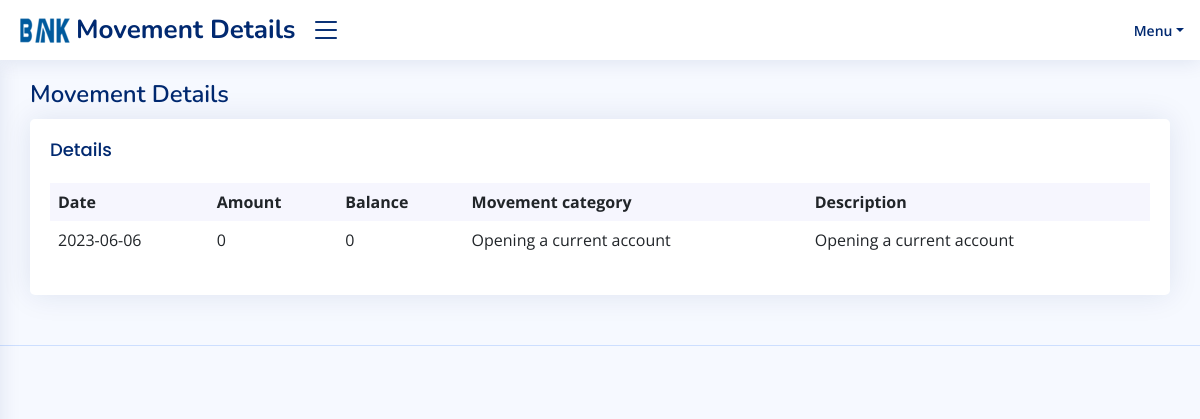
/php/movementdetail.php?MovimentoID=57 (signed in), run on the app's committed database.
### tables this page shows
CREATE TABLE `TMovimentiContoCorrente` (
  `MovimentoID` int NOT NULL,
  `ContoCorrenteID` int NOT NULL,
  `Data` date NOT NULL,
  `Importo` float NOT NULL,
  `Saldo` float NOT NULL,
  `CategoriaMovimentoID` int DEFAULT NULL,
  `DescrizioneEstesa` text NOT NULL
);

CREATE TABLE `TCategorieMovimenti` (
  `CategoriaMovimentoID` int NOT NULL,
  `NomeCategoria` text NOT NULL,
  `Tipologia` text NOT NULL
);

### php/movementdetail.php (the view, shortened to what this page needs)
<html lang="en">
<head>
    <link href="assets/vendor/bootstrap/css/bootstrap.min.css" rel="stylesheet">
    <link href="assets/vendor/bootstrap-icons/bootstrap-icons.css" rel="stylesheet">
    <link href="assets/vendor/boxicons/css/boxicons.min.css" rel="stylesheet">
    <link href="assets/vendor/quill/quill.snow.css" rel="stylesheet">
    <link href="assets/vendor/quill/quill.bubble.css" rel="stylesheet">
    <link href="assets/vendor/remixicon/remixicon.css" rel="stylesheet">
    <link href="assets/vendor/simple-datatables/style.css" rel="stylesheet">
    <link href="assets/css/style.css" rel="stylesheet">
</head>
<body class="toggle-sidebar">
    <header id="header" class="header fixed-top d-flex align-items-center">
        <div class="d-flex align-items-center justify-content-between">
            <a href="personal_area.php" class="logo d-flex align-items-center">
                <img src="assets/img/logo.png" alt="">
                <span class="d-none d-lg-block">Movement Details</span>
            </a>
            <i class="bi bi-list toggle-sidebar-btn"></i>
        </div>
    <nav class="header-nav ms-auto">
      <ul class="d-flex align-items-center">
        <li class="nav-item dropdown pe-3">
          <a class="nav-link nav-profile d-flex align-items-center pe-0" href="#" data-bs-toggle="dropdown">
            <span class="d-none d-md-block dropdown-toggle ps-2">Menu</span>
          </a>
        </li>
      </ul>
    </nav>
    </header>
    <main id="main" class="main">
        <div class="pagetitle">
            <h1>Movement Details
            </h1>
        </div>
        <section class="section dashboard">
            <div class="row">
                <div class="col-lg-12">
                    <div class="row">
                        <div class="col-12">
                            <div class="card recent-sales overflow-auto">
                                <div class="card-body">
                                    <h5 class="card-title">Details </h5>
                                    <table class="table table-borderless datatable">
                                        <thead>
                                            <tr>
                                                <th scope="col">Date</th>
                                                <th scope="col">Amount</th>
                                                <th scope="col">Balance</th>
                                                <th scope="col">Movement category</th>
                                                <th scope="col">Description</th>
                                            </tr>
                                        </thead>
                                        <tbody>
                                          <?php
                          $conn=mysqli_connect("127.0.0.1","ccgroup3","f2b5rfFQhhgA","my_ccgroup3");
                          $contoID=$_SESSION["contoID"];
                          $movimentoid=isset($_GET['MovimentoID']) ? $_GET['MovimentoID'] : 'Error MovimentoID is missing';
                            $sqlid="SELECT `ContoCorrenteID` FROM `TMovimentiContoCorrente` WHERE `MovimentoID` = ?";
                            $sqij = $conn->prepare($sqlid);
                            $sqij->bind_param("i", $movimentoid);
                            $sqij->execute();
                            $resultID = $sqij->get_result();
                            $testID=$resultID->fetch_assoc();
                            $sqltable = $conn->prepare("SELECT TC.DescrizioneEstesa, TC.Saldo, TC.Data, TC.Importo, CM.NomeCategoria FROM TMovimentiContoCorrente TC JOIN TCategorieMovimenti CM ON TC.CategoriaMovimentoID = CM.CategoriaMovimentoID WHERE TC.MovimentoID = ? ORDER BY TC.Data DESC LIMIT 1");
                            $sqltable->bind_param("i",$movimentoid);
                            $sqltable->execute();
                            $result = $sqltable->get_result();
                            if($contoID==$testID["ContoCorrenteID"]){
                            while($row=$result->fetch_assoc()){
                              echo("<tr>");
                              $recorData="<td>".$row["Data"]."</td>";
                              $recordImport="<td>".$row["Importo"]."</td>";
                              $recordBalance="<td>".$row["Saldo"]."</td>";
                              $recordCategoria="<td>".$row["NomeCategoria"]."</td>";
                              $recordDescrizione="<td>".$row["DescrizioneEstesa"]."</td>";
                              echo($recorData);
                              echo($recordImport);
                              echo($recordBalance);
                              echo($recordCategoria);
                              echo($recordDescrizione);
                              echo("</tr>");
                        }
                    }
                    else{
                        $message="Error Permission Denied!";
                        echo "<script type='text/javascript'>alert('$message');</script>";
                    }
                      ?>
                                        </tbody>
                                    </table>
                                </div>
                            </div>
                        </div>
                    </div>
                </div>
            </div>
        </section>
    </main>
    <footer id="footer" class="footer">
        <div class="credits">
        </div>
    </footer>
</body>
</html>

### php/assets/css/style.css (style rules this page uses)
:root { scroll-behavior: smooth; }
body { font-family: "Open Sans", sans-serif; background: #f6f9ff; color: #444444; }
a { color: #4154f1; text-decoration: none; }
h1, h2, h3, h4, h5, h6 { font-family: "Nunito", sans-serif; }
#main { margin-top: 60px; padding: 20px 30px; transition: all 0.3s; }
.pagetitle { margin-bottom: 10px; }
.pagetitle h1 { font-size: 24px; margin-bottom: 0; font-weight: 600; color: #012970; }
.card { margin-bottom: 30px; border: none; border-radius: 5px; box-shadow: 0px 0 30px rgba(1, 41, 112, 0.1); }
.card-title { padding: 20px 0 15px 0; font-size: 18px; font-weight: 500; color: #012970; font-family: "Poppins", sans-serif; }
.card-body { padding: 0 20px 20px 20px; }
.logo { line-height: 1; }
@media (min-width: 1200px) { .logo { width: 280px; } }
.logo img { max-height: 26px; margin-right: 6px; }
.logo span { font-size: 26px; font-weight: 700; color: #012970; font-family: "Nunito", sans-serif; }
.header { transition: all 0.5s; z-index: 997; height: 60px; box-shadow: 0px 2px 20px rgba(1, 41, 112, 0.1); background-color: #fff; padding-left: 20px; }
.header .toggle-sidebar-btn { font-size: 32px; padding-left: 10px; cursor: pointer; color: #012970; }
.header-nav ul { list-style: none; }
.header-nav>ul { margin: 0; padding: 0; }
.header-nav .nav-profile { color: #012970; }
.header-nav .nav-profile span { font-size: 14px; font-weight: 600; }
@media (min-width: 1200px) { #main, #footer { margin-left: 300px; } }
@media (min-width: 1200px) { .toggle-sidebar #main, .toggle-sidebar #footer { margin-left: 0; } }
.dashboard .recent-sales { font-size: 14px; }
.dashboard .recent-sales .table thead { background: #f6f6fe; }
.dashboard .recent-sales .table thead th { border: 0; }
.footer { padding: 20px 0; font-size: 14px; transition: all 0.3s; border-top: 1px solid #cddfff; }
.footer .credits { padding-top: 5px; text-align: center; font-size: 13px; color: #012970; }

### data on the page
tmovimenticontocorrente: Data "2023-06-06", Importo "0", Saldo "0", CategoriaMovimentoID.NomeCategoria "Opening a current account", DescrizioneEstesa "Opening a current account"
